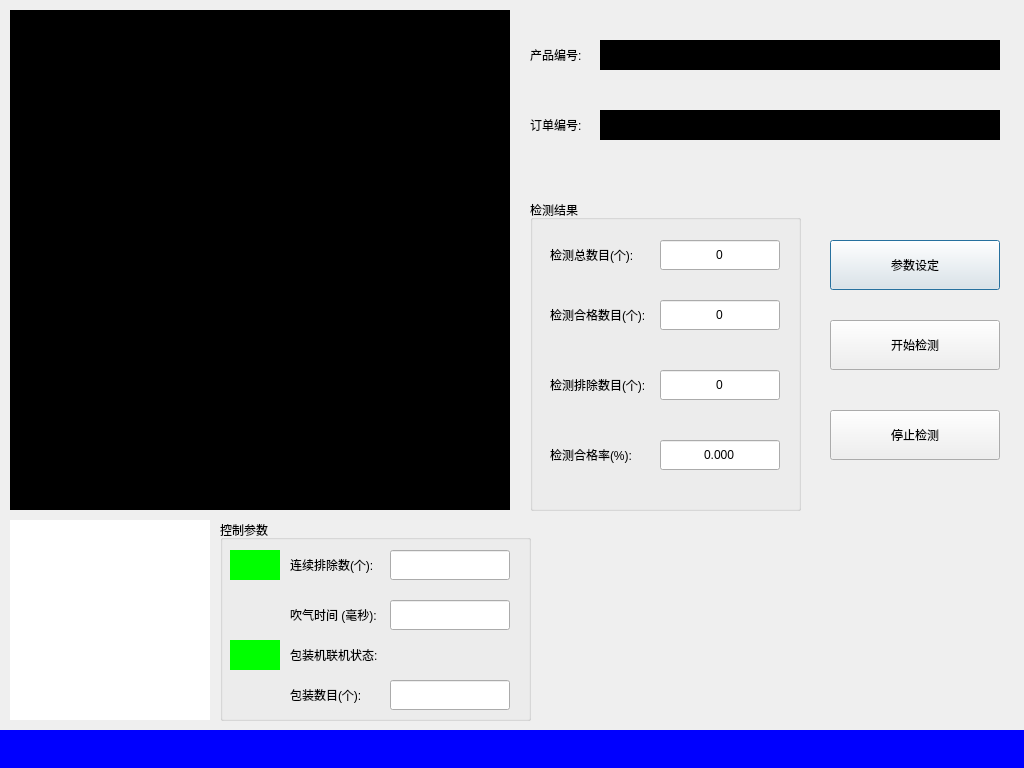
<?xml version="1.0" encoding="UTF-8"?>
<ui version="4.0">
 <class>glassDetectDlg</class>
 <widget class="QDialog" name="glassDetectDlg">
  <property name="geometry">
   <rect>
    <x>0</x>
    <y>0</y>
    <width>1024</width>
    <height>768</height>
   </rect>
  </property>
  <property name="windowTitle">
   <string>玻璃检测</string>
  </property>
  <widget class="QLabel" name="imageViewLabel">
   <property name="geometry">
    <rect>
     <x>10</x>
     <y>10</y>
     <width>500</width>
     <height>500</height>
    </rect>
   </property>
   <property name="styleSheet">
    <string notr="true">background-color: rgb(0, 0, 0);</string>
   </property>
   <property name="text">
    <string/>
   </property>
  </widget>
  <widget class="QPushButton" name="paramSettingBtn">
   <property name="geometry">
    <rect>
     <x>830</x>
     <y>240</y>
     <width>170</width>
     <height>50</height>
    </rect>
   </property>
   <property name="text">
    <string>参数设定</string>
   </property>
  </widget>
  <widget class="QPushButton" name="StartBtn">
   <property name="geometry">
    <rect>
     <x>830</x>
     <y>320</y>
     <width>170</width>
     <height>50</height>
    </rect>
   </property>
   <property name="text">
    <string>开始检测</string>
   </property>
  </widget>
  <widget class="QPushButton" name="stopBtn">
   <property name="geometry">
    <rect>
     <x>830</x>
     <y>410</y>
     <width>170</width>
     <height>50</height>
    </rect>
   </property>
   <property name="text">
    <string>停止检测</string>
   </property>
  </widget>
  <widget class="QLabel" name="label">
   <property name="geometry">
    <rect>
     <x>530</x>
     <y>40</y>
     <width>80</width>
     <height>30</height>
    </rect>
   </property>
   <property name="text">
    <string>产品编号:</string>
   </property>
  </widget>
  <widget class="QLabel" name="label_2">
   <property name="geometry">
    <rect>
     <x>530</x>
     <y>110</y>
     <width>80</width>
     <height>30</height>
    </rect>
   </property>
   <property name="text">
    <string>订单编号:</string>
   </property>
  </widget>
  <widget class="QGroupBox" name="groupBox">
   <property name="geometry">
    <rect>
     <x>530</x>
     <y>200</y>
     <width>271</width>
     <height>311</height>
    </rect>
   </property>
   <property name="title">
    <string>检测结果</string>
   </property>
   <widget class="QLabel" name="label_3">
    <property name="geometry">
     <rect>
      <x>20</x>
      <y>40</y>
      <width>120</width>
      <height>30</height>
     </rect>
    </property>
    <property name="text">
     <string>检测总数目(个):</string>
    </property>
   </widget>
   <widget class="QLabel" name="label_4">
    <property name="geometry">
     <rect>
      <x>20</x>
      <y>100</y>
      <width>120</width>
      <height>30</height>
     </rect>
    </property>
    <property name="text">
     <string>检测合格数目(个):</string>
    </property>
   </widget>
   <widget class="QLabel" name="label_5">
    <property name="geometry">
     <rect>
      <x>20</x>
      <y>170</y>
      <width>120</width>
      <height>30</height>
     </rect>
    </property>
    <property name="text">
     <string>检测排除数目(个):</string>
    </property>
   </widget>
   <widget class="QLabel" name="label_6">
    <property name="geometry">
     <rect>
      <x>20</x>
      <y>240</y>
      <width>120</width>
      <height>30</height>
     </rect>
    </property>
    <property name="text">
     <string>检测合格率(%):</string>
    </property>
   </widget>
   <widget class="QLineEdit" name="sumEdit">
    <property name="geometry">
     <rect>
      <x>130</x>
      <y>40</y>
      <width>120</width>
      <height>30</height>
     </rect>
    </property>
    <property name="text">
     <string>0</string>
    </property>
    <property name="alignment">
     <set>Qt::AlignCenter</set>
    </property>
    <property name="readOnly">
     <bool>true</bool>
    </property>
   </widget>
   <widget class="QLineEdit" name="goodNumEdit">
    <property name="geometry">
     <rect>
      <x>130</x>
      <y>100</y>
      <width>120</width>
      <height>30</height>
     </rect>
    </property>
    <property name="text">
     <string>0</string>
    </property>
    <property name="alignment">
     <set>Qt::AlignCenter</set>
    </property>
    <property name="readOnly">
     <bool>true</bool>
    </property>
   </widget>
   <widget class="QLineEdit" name="badNumEdit">
    <property name="geometry">
     <rect>
      <x>130</x>
      <y>170</y>
      <width>120</width>
      <height>30</height>
     </rect>
    </property>
    <property name="text">
     <string>0</string>
    </property>
    <property name="alignment">
     <set>Qt::AlignCenter</set>
    </property>
    <property name="readOnly">
     <bool>true</bool>
    </property>
   </widget>
   <widget class="QLineEdit" name="goodPercentEdit">
    <property name="geometry">
     <rect>
      <x>130</x>
      <y>240</y>
      <width>120</width>
      <height>30</height>
     </rect>
    </property>
    <property name="text">
     <string>0.000</string>
    </property>
    <property name="alignment">
     <set>Qt::AlignCenter</set>
    </property>
    <property name="readOnly">
     <bool>true</bool>
    </property>
   </widget>
  </widget>
  <widget class="QLabel" name="statusLabel">
   <property name="geometry">
    <rect>
     <x>0</x>
     <y>730</y>
     <width>1024</width>
     <height>38</height>
    </rect>
   </property>
   <property name="styleSheet">
    <string notr="true">background-color: rgb(0, 0, 255);</string>
   </property>
   <property name="text">
    <string/>
   </property>
  </widget>
  <widget class="QLabel" name="productIDLabel">
   <property name="geometry">
    <rect>
     <x>600</x>
     <y>40</y>
     <width>400</width>
     <height>30</height>
    </rect>
   </property>
   <property name="styleSheet">
    <string notr="true">background-color: rgb(0, 0, 0);</string>
   </property>
   <property name="text">
    <string/>
   </property>
  </widget>
  <widget class="QLabel" name="orderIDLabel">
   <property name="geometry">
    <rect>
     <x>600</x>
     <y>110</y>
     <width>400</width>
     <height>30</height>
    </rect>
   </property>
   <property name="styleSheet">
    <string notr="true">background-color: rgb(0, 0, 0);</string>
   </property>
   <property name="text">
    <string/>
   </property>
  </widget>
  <widget class="QLabel" name="sampleViewLabel">
   <property name="geometry">
    <rect>
     <x>10</x>
     <y>520</y>
     <width>200</width>
     <height>200</height>
    </rect>
   </property>
   <property name="styleSheet">
    <string notr="true">background-color: rgb(255, 255, 255);</string>
   </property>
   <property name="text">
    <string/>
   </property>
  </widget>
  <widget class="QGroupBox" name="groupBox_2">
   <property name="geometry">
    <rect>
     <x>220</x>
     <y>520</y>
     <width>311</width>
     <height>201</height>
    </rect>
   </property>
   <property name="title">
    <string>控制参数</string>
   </property>
   <widget class="QLabel" name="badSerialLabel">
    <property name="geometry">
     <rect>
      <x>10</x>
      <y>30</y>
      <width>50</width>
      <height>30</height>
     </rect>
    </property>
    <property name="styleSheet">
     <string notr="true">background-color: rgb(0, 255, 0);</string>
    </property>
    <property name="text">
     <string/>
    </property>
   </widget>
   <widget class="QLabel" name="label_12">
    <property name="geometry">
     <rect>
      <x>70</x>
      <y>30</y>
      <width>100</width>
      <height>30</height>
     </rect>
    </property>
    <property name="text">
     <string>连续排除数(个):</string>
    </property>
   </widget>
   <widget class="QLabel" name="label_13">
    <property name="geometry">
     <rect>
      <x>70</x>
      <y>80</y>
      <width>100</width>
      <height>30</height>
     </rect>
    </property>
    <property name="text">
     <string>吹气时间 (毫秒):</string>
    </property>
   </widget>
   <widget class="QLabel" name="label_14">
    <property name="geometry">
     <rect>
      <x>70</x>
      <y>120</y>
      <width>110</width>
      <height>30</height>
     </rect>
    </property>
    <property name="text">
     <string>包装机联机状态:</string>
    </property>
   </widget>
   <widget class="QLabel" name="packMatineStatusLabel">
    <property name="geometry">
     <rect>
      <x>10</x>
      <y>120</y>
      <width>50</width>
      <height>30</height>
     </rect>
    </property>
    <property name="styleSheet">
     <string notr="true">background-color: rgb(0, 255, 0);</string>
    </property>
    <property name="text">
     <string/>
    </property>
   </widget>
   <widget class="QLabel" name="label_16">
    <property name="geometry">
     <rect>
      <x>70</x>
      <y>160</y>
      <width>100</width>
      <height>30</height>
     </rect>
    </property>
    <property name="text">
     <string>包装数目(个):</string>
    </property>
   </widget>
   <widget class="QLineEdit" name="badSeriesEdit">
    <property name="geometry">
     <rect>
      <x>170</x>
      <y>30</y>
      <width>120</width>
      <height>30</height>
     </rect>
    </property>
   </widget>
   <widget class="QLineEdit" name="blowTimeEdit">
    <property name="geometry">
     <rect>
      <x>170</x>
      <y>80</y>
      <width>120</width>
      <height>30</height>
     </rect>
    </property>
   </widget>
   <widget class="QLineEdit" name="packNumEdit">
    <property name="geometry">
     <rect>
      <x>170</x>
      <y>160</y>
      <width>120</width>
      <height>30</height>
     </rect>
    </property>
   </widget>
  </widget>
 </widget>
 <resources/>
 <connections/>
</ui>
